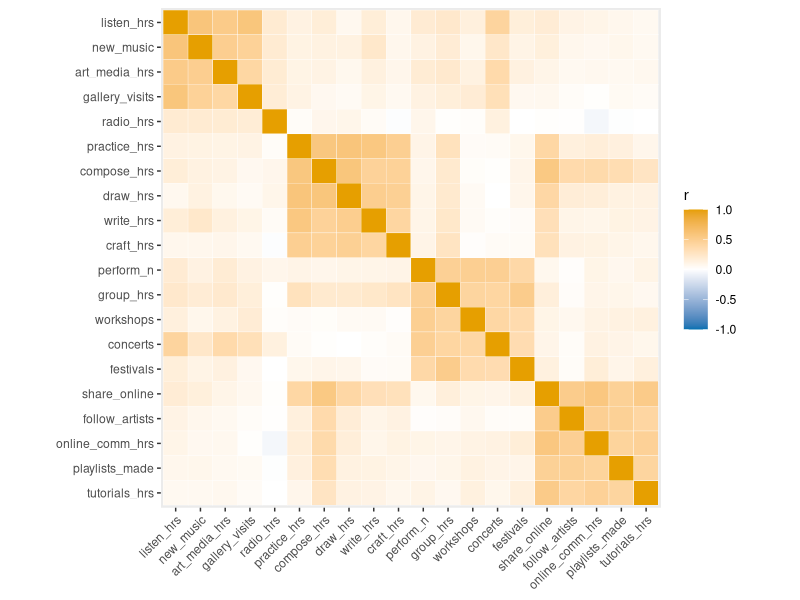
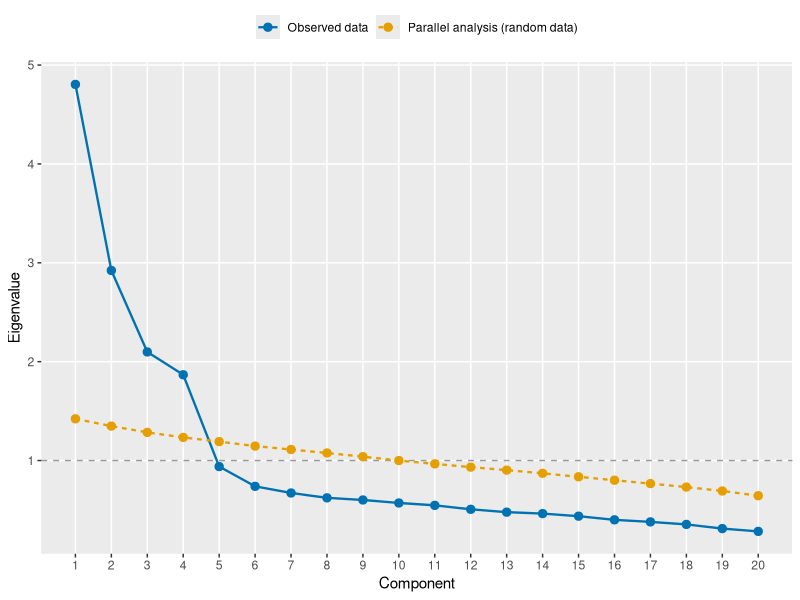
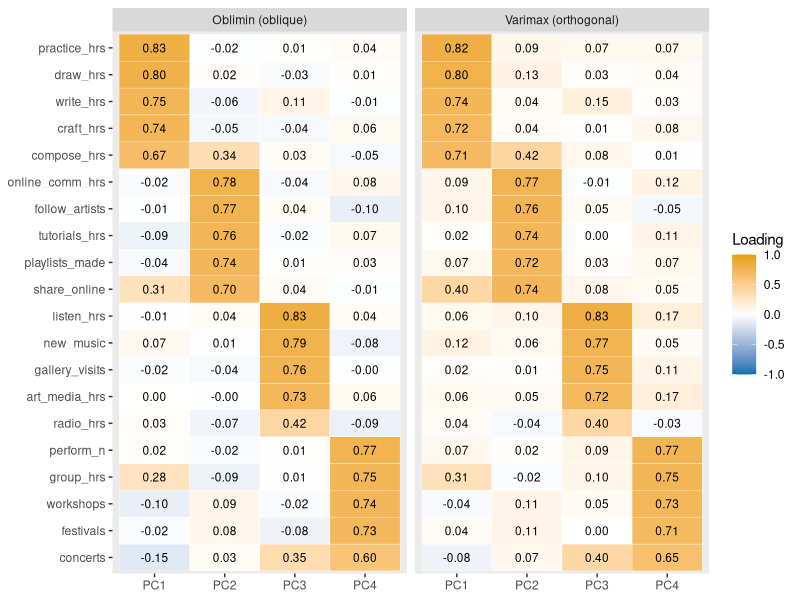
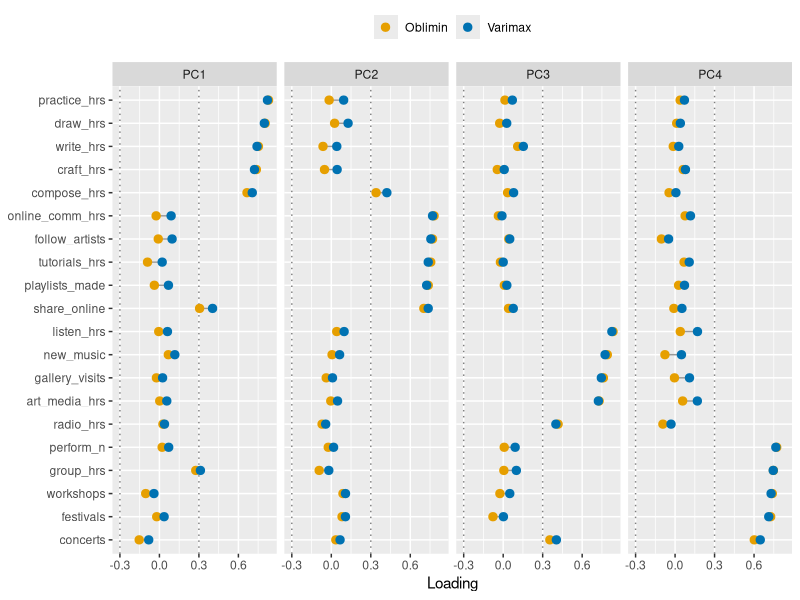
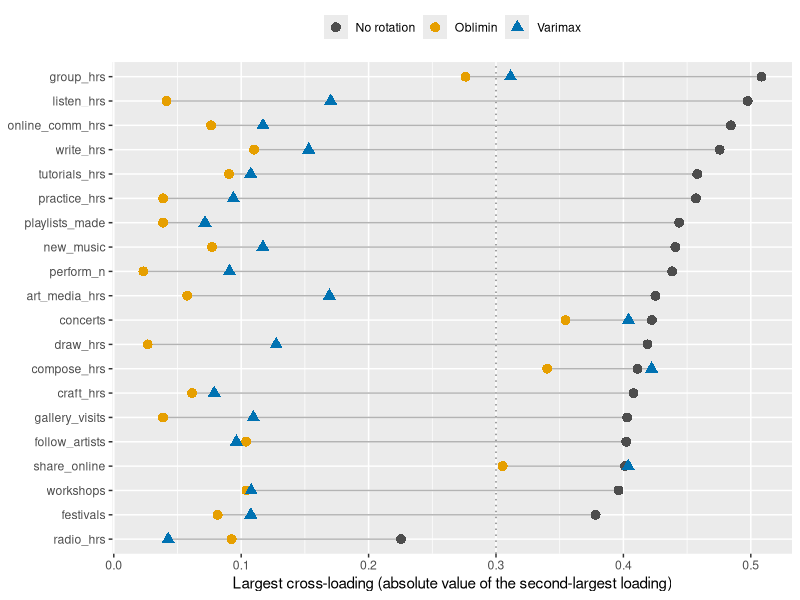
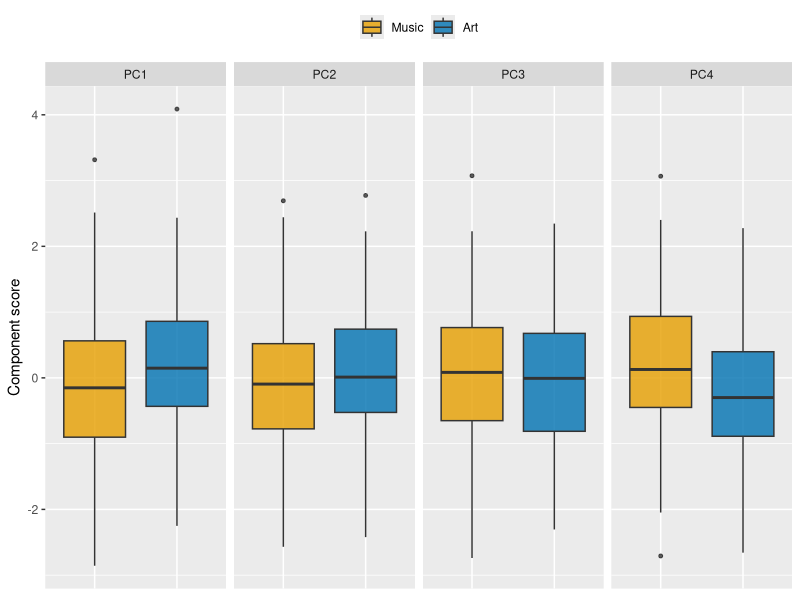

The R script that drew these images, in order:
## ---- chunk 1
library(psych) 
library(knitr)
library(ggplot2)
library(GPArotation)
## ---- chunk 2
#| echo: false
arts_raw <- read.csv("data/arts_engagement.csv")

dim(arts_raw)            # 400 rows, 23 columns
head(arts_raw[, 1:8])

# Names of the 20 activity variables (every column except id, course and age)
items <- setdiff(names(arts_raw), c("id", "course", "age"))
length(items)
## ---- chunk 3
colSums(is.na(arts_raw[, items]))[colSums(is.na(arts_raw[, items])) > 0]  # variables with missing values
sum(is.na(arts_raw[, items]))                                              # total missing values
sum(!complete.cases(arts_raw))    
## ---- chunk 4
arts <- na.omit(arts_raw) #remove any rows with missing data
x    <- arts[, items] #x is just the activity variables

nrow(arts)
## ---- chunk 5

desc <- describe(x)
#only select certain columns of dsc for display as a kable and round to 2 dp.
kable(round(desc[, c("mean", "sd", "min", "max", "skew")], 2))
## ---- chunk 6
r <- cor(x)                  # 20 x 20 correlation matrix
r_off <- r[lower.tri(r)]     # each pair of variables once, without the diagonal of 1s

round(range(r_off), 2)       # smallest and largest correlation
sum(abs(r_off) > .3)         # how many pairs correlate above .3 (in absolute value)
length(r_off)                # total number of pairs

## ---- chunk 7
#| fig-height: 7
#| fig-width: 8
#| fig-cap: "Correlations between the 20 arts activities. Orange = positive, blue = negative."

col_blue   <- "#0072B2"
col_orange <- "#E69F00"

r_long <- as.data.frame(as.table(r))
names(r_long) <- c("var1", "var2", "r")
r_long$var1 <- factor(r_long$var1, levels = items)
r_long$var2 <- factor(r_long$var2, levels = rev(items))

ggplot(r_long, aes(x = var1, y = var2, fill = r)) +
  geom_tile(colour = "white") +
  scale_fill_gradient2(low = col_blue, mid = "white", high = col_orange,
                       midpoint = 0, limits = c(-1, 1), name = "r") +
  coord_equal() +
  labs(x = NULL, y = NULL) +
  theme(axis.text.x = element_text(angle = 45, hjust = 1), panel.grid = element_blank())

## ---- chunk 8

bart <- cortest.bartlett(r, n = nrow(x))

bart_table <- data.frame(
  `Chi-square` = round(bart$chisq, 2),
  df           = bart$df,
  p            = ifelse(bart$p.value < .001, "< .001", sprintf("%.3f", bart$p.value)),
  check.names  = FALSE
)
kable(bart_table, align = "ccc", caption = "Bartlett test of sphericity")

## ---- chunk 9
kmo <- KMO(x)
kmo_table <- data.frame(
  Item = c("Overall", names(sort(kmo$MSAi))),
  MSA  = sprintf("%.3f", c(kmo$MSA, sort(kmo$MSAi)))
)
kable(kmo_table, align = "lc", col.names = c("Variable", "KMO (MSA)"),
      caption = "Kaiser-Meyer-Olkin measure of sampling adequacy (variables sorted from lowest to highest)")

## ---- chunk 10
ev <- eigen(r)$values

eigen_table <- data.frame(
  Component    = 1:8,
  Eigenvalue   = ev[1:8],
  Pct_variance = ev[1:8] / length(ev) * 100,
  Cumulative   = cumsum(ev[1:8] / length(ev) * 100)
)
kable(eigen_table, digits = c(0, 3, 2, 2), align = "cccc", row.names = FALSE,
      col.names = c("Component", "Eigenvalue", "% of variance", "Cumulative %"))

sum(ev > 1)     # Kaiser's rule: how many eigenvalues are greater than 1?
## ---- chunk 11
#| fig-cap: "Scree plot with parallel analysis. The dashed grey line marks an eigenvalue of 1."

set.seed(2026)   # the simulated data are random - this makes the results reproducible
pa <- fa.parallel(x, fa = "pc", n.iter = 100, plot = FALSE)
pa$ncomp         # number of components suggested by the parallel analysis

scree_df <- data.frame(
  component  = rep(1:20, 2),
  eigenvalue = c(pa$pc.values, pa$pc.sim),
  source     = rep(c("Observed data", "Parallel analysis (random data)"), each = 20)
)

ggplot(scree_df, aes(x = component, y = eigenvalue, colour = source, linetype = source)) +
  geom_hline(yintercept = 1, colour = "grey60", linetype = "dashed") +
  geom_line(linewidth = 0.8) +
  geom_point(size = 2.5) +
  scale_colour_manual(values = c(col_blue, col_orange)) +
  scale_x_continuous(breaks = 1:20) +
  labs(x = "Component", y = "Eigenvalue", colour = NULL, linetype = NULL) +
  theme(legend.position = "top", panel.grid.minor = element_blank())

## ---- chunk 12
fit_ob <- principal(x, nfactors = 4, rotate = "oblimin")

# psych orders the components by variance but keeps their original labels (TC1, TC3, ...).
# We re-label them PC1-PC4 in the order they now appear.
ord_ob <- order(fit_ob$Vaccounted["SS loadings", ], decreasing = TRUE)
L_ob   <- unclass(fit_ob$loadings)[, ord_ob]
colnames(L_ob) <- paste0("PC", 1:4)

# Round once, so the table and all the counting below agree
L_ob_r <- round(L_ob, 2)
L_ob_r
## ---- chunk 13
cutoff <- 0.30                       # change this to see how the pattern changes
shown  <- L_ob_r
shown[abs(shown) < cutoff] <- NA

options(knitr.kable.NA = "")
kable(data.frame(shown, Uniqueness = round(fit_ob$uniquenesses, 2)),
      col.names = c("PC1", "PC2", "PC3", "PC4", "Uniqueness"),
      caption = "Oblimin pattern loadings (loadings below .30 hidden)")

## ---- chunk 14
# Complex variables: those with loadings at or above the cut-off on more than one component
complex_ob <- names(which(rowSums(abs(L_ob_r) >= cutoff) > 1))
complex_ob

## ---- chunk 15
ssl <- fit_ob$Vaccounted["SS loadings", ord_ob]

var_table <- data.frame(
  Component    = paste0("PC", 1:4),
  SS_loadings  = ssl,
  Pct_variance = ssl / 20 * 100,
  Cumulative   = cumsum(ssl / 20 * 100),
  row.names    = NULL
)
kable(var_table, digits = 2, col.names = c("Component", "SS loadings", "% of variance", "Cumulative %"))
## ---- chunk 16

phi <- fit_ob$Phi[ord_ob, ord_ob]
dimnames(phi) <- list(paste0("PC", 1:4), paste0("PC", 1:4))
kable(round(phi, 2), caption = "Correlations between the oblimin components")

max(abs(phi[lower.tri(phi)]))   # largest correlation between two components
## ---- chunk 17
fit_vm <- principal(x, nfactors = 4, rotate = "varimax")
## ---- chunk 18
cong   <- fa.congruence(L_ob, unclass(fit_vm$loadings))   # similarity of every pair of components
ord_vm  <- apply(abs(cong), 1, which.max)                  # best match for each oblimin component
stopifnot(!anyDuplicated(ord_vm))                          # check each is matched only once
flip   <- sign(cong[cbind(1:4, ord_vm)])                   # reverse any component whose sign is flipped

L_vm <- sweep(unclass(fit_vm$loadings)[, ord_vm], 2, flip, "*")
colnames(L_vm) <- paste0("PC", 1:4)
L_vm_r <- round(L_vm, 2)

shown_vm <- L_vm_r
shown_vm[abs(shown_vm) < cutoff] <- NA

kable(data.frame(shown_vm, Uniqueness = round(fit_vm$uniquenesses, 2)),
      col.names = c("PC1", "PC2", "PC3", "PC4", "Uniqueness"),
      caption = "Varimax loadings (loadings below .30 hidden)")
## ---- chunk 19
complex_vm <- names(which(rowSums(abs(L_vm_r) >= cutoff) > 1))
complex_vm                                                    # complex variables after varimax

round(sum(fit_vm$Vaccounted["SS loadings", ]) / 20 * 100, 2)   # total % variance, varimax
round(sum(fit_ob$Vaccounted["SS loadings", ]) / 20 * 100, 2)   # total % variance, oblimin
## ---- chunk 20

change <- data.frame(
  variable  = rep(rownames(L_ob), times = 4),
  component = rep(paste0("PC", 1:4), each = nrow(L_ob)),
  oblimin   = as.vector(L_ob),
  varimax   = as.vector(L_vm)
)
change$difference <- change$varimax - change$oblimin

top <- change[order(-abs(change$difference)), ][1:8, ]
kable(top, digits = 2, row.names = FALSE,
      col.names = c("Variable", "Component", "Oblimin", "Varimax", "Change"),
      caption = "The 8 largest changes in loading")

max(abs(change$difference))                           # largest change in any loading
round(mean(abs(change$difference)), 3)                # average change


## ---- chunk 21
#| fig-height: 7
#| fig-width: 9
#| fig-cap: "Loadings under the oblique (oblimin) and orthogonal (varimax) rotations."

# One row per variable x component x solution
long <- rbind(
  data.frame(variable = rownames(L_ob), component = rep(paste0("PC", 1:4), each = 20),
             loading = as.vector(L_ob), solution = "Oblimin (oblique)"),
  data.frame(variable = rownames(L_vm), component = rep(paste0("PC", 1:4), each = 20),
             loading = as.vector(L_vm), solution = "Varimax (orthogonal)")
)

# Order the variables by the component they load on most (in the oblimin solution)
main_comp <- max.col(abs(L_ob))
var_order <- rownames(L_ob)[order(main_comp, -apply(abs(L_ob), 1, max))]
long$variable <- factor(long$variable, levels = rev(var_order))

ggplot(long, aes(x = component, y = variable, fill = loading)) +
  geom_tile(colour = "white") +
  geom_text(aes(label = sprintf("%.2f", loading)), size = 3) +
  facet_wrap(~ solution) +
  scale_fill_gradient2(low = col_blue, mid = "white", high = col_orange,
                       midpoint = 0, limits = c(-1, 1), name = "Loading") +
  labs(x = NULL, y = NULL) +
  theme(panel.grid = element_blank())
## ---- chunk 22
#| fig-height: 7
#| fig-width: 10
#| fig-cap: "Change in each loading from oblimin (orange) to varimax (blue). The dotted lines mark the .30 cut-off."

dumb <- change
dumb$variable <- factor(dumb$variable, levels = rev(var_order))

ggplot(dumb, aes(y = variable)) +
  geom_vline(xintercept = c(-cutoff, cutoff), linetype = "dotted", colour = "grey50") +
  geom_segment(aes(x = oblimin, xend = varimax, yend = variable), colour = "grey60") +
  geom_point(aes(x = oblimin, colour = "Oblimin"), size = 2.5) +
  geom_point(aes(x = varimax, colour = "Varimax"), size = 2.5) +
  facet_wrap(~ component, nrow = 1) +
  scale_colour_manual(values = c("Oblimin" = col_orange, "Varimax" = col_blue)) +
  labs(x = "Loading", y = NULL, colour = NULL) +
  theme(legend.position = "top")
## ---- chunk 23

for (f in 1:4) {
  keep <- abs(L_vm_r[, f]) >= cutoff
  cat("PC", f, ":", paste(names(which(keep)), collapse = ", "), "\n\n")
}
## ---- chunk 24
# 1. PCA with no rotation
fit_none <- principal(x, nfactors = 4, rotate = "none")
L_none   <- unclass(fit_none$loadings)          # already ordered PC1-PC4 by variance
colnames(L_none) <- paste0("PC", 1:4)

# 2. Size of each variable's largest "other" loading (its biggest cross-loading):
#    sort each row's absolute loadings and take the second largest
second_largest <- function(L) apply(abs(L), 1, function(v) sort(v, decreasing = TRUE)[2])

cross <- data.frame(
  variable = rownames(L_none),
  none     = second_largest(L_none),
  oblimin  = second_largest(L_ob),
  varimax  = second_largest(L_vm)
)

# Order the variables by their unrotated cross-loading (largest at the top)
cross$variable <- factor(cross$variable, levels = cross$variable[order(cross$none)])

# 3. Dumbbell plot: one row per variable, one dot per solution
cross$low  <- pmin(cross$none, cross$oblimin, cross$varimax)   # ends of the connecting line
cross$high <- pmax(cross$none, cross$oblimin, cross$varimax)

cross_long <- data.frame(
  variable = rep(cross$variable, 3),
  solution = factor(rep(c("No rotation", "Oblimin", "Varimax"), each = nrow(cross)),
                    levels = c("No rotation", "Oblimin", "Varimax")),
  value    = c(cross$none, cross$oblimin, cross$varimax)
)

ggplot(cross, aes(y = variable)) +
  geom_vline(xintercept = cutoff, linetype = "dotted", colour = "grey50") +
  geom_segment(aes(x = low, xend = high, yend = variable), colour = "grey70") +
  geom_point(data = cross_long, aes(x = value, colour = solution, shape = solution), size = 3) +
  scale_colour_manual(values = c("No rotation" = "grey30", "Oblimin" = col_orange, "Varimax" = col_blue)) +
  scale_shape_manual(values = c("No rotation" = 16, "Oblimin" = 16, "Varimax" = 17)) +
  labs(x = "Largest cross-loading (absolute value of the second-largest loading)",
       y = NULL, colour = NULL, shape = NULL) +
  theme(legend.position = "top")

# 4. Summary numbers: variables loading on 2+ components, and the average cross-loading
data.frame(
  Solution          = c("No rotation", "Oblimin", "Varimax"),
  Complex_variables = c(sum(cross$none >= cutoff), sum(cross$oblimin >= cutoff), sum(cross$varimax >= cutoff)),
  Mean_cross        = round(c(mean(cross$none), mean(cross$oblimin), mean(cross$varimax)), 2)
)

## ---- chunk 25
#| label: q14-scores
#| fig-cap: "Component scores for the two courses."

scores <- unclass(fit_vm$scores)[, ord_vm]          # same component order and labels as above
scores <- sweep(scores, 2, flip, "*")
colnames(scores) <- paste0("PC", 1:4)
## ---- chunk 26
score_df <- data.frame(course = factor(arts$course, levels = c("Music", "Art")), scores)

tests <- do.call(rbind, lapply(paste0("PC", 1:4), function(pc) {
  tt <- t.test(score_df[[pc]] ~ score_df$course)    # Welch t-test
  data.frame(Component = pc,
             Mean_Music  = tt$estimate[1],
             Mean_Art  = tt$estimate[2],
             t         = tt$statistic,
             df        = tt$parameter,
             p         = ifelse(tt$p.value < .001, "< .001", sprintf("%.3f", tt$p.value)))
}))
kable(tests, digits = c(0, 2, 2, 2, 1, 4), row.names = FALSE,
      col.names = c("Component", "Music", "Art", "t", "df", "p"))

score_long <- data.frame(course = rep(score_df$course, 4),
                         component = rep(paste0("PC", 1:4), each = nrow(score_df)),
                         score = as.vector(scores))

ggplot(score_long, aes(x = course, y = score, fill = course)) +
  geom_boxplot(alpha = 0.8, outlier.size = 1) +
  facet_wrap(~ component, nrow = 1) +
  scale_fill_manual(values = c(col_orange, col_blue)) +
  labs(x = NULL, y = "Component score") +
  theme(legend.position = "top", axis.text.x = element_blank(), axis.ticks.x = element_blank()) +
  labs(fill = NULL)
